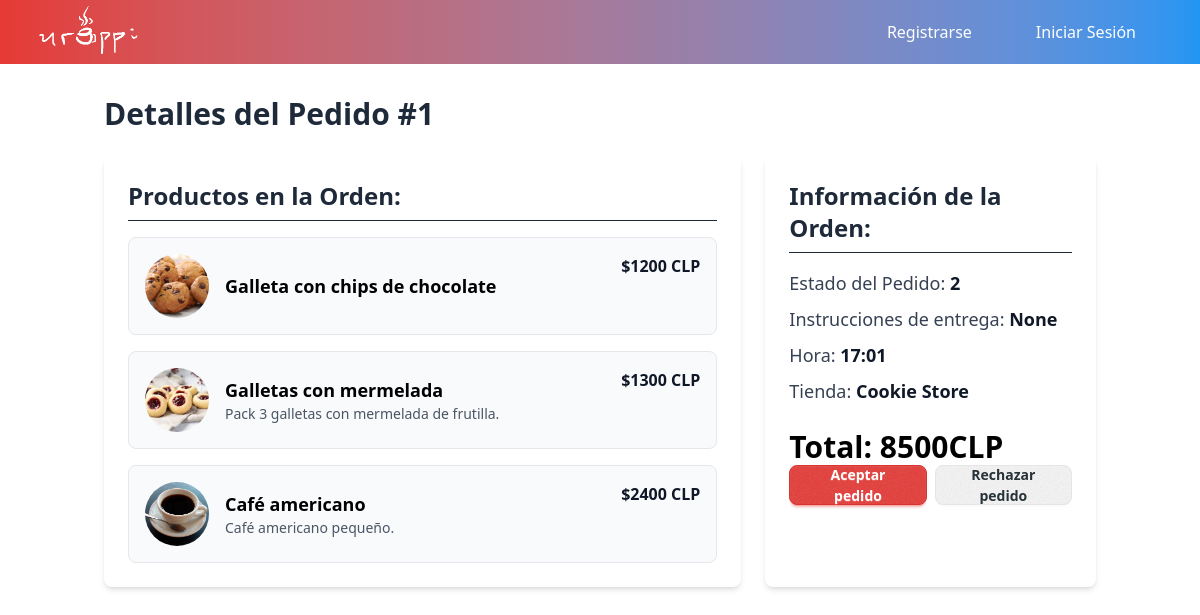
/order_selected/1/, run on the app's committed database.
### urappiapp/models.py (models this page shows, shortened)
class Product(models.Model):
    categorys = [
        ("beb-cal", "Bebidas calientes"),
        ("beb-fria", "Bebidas frías"),
        ("pas-boll", "Pastelería y Bollería"),
        ("sandw", "Sandwiches"),
        ("otro", "Otro"),
    ]
    productID = models.AutoField(primary_key=True)
    productName = models.CharField(max_length=32)  # Nombre del producto
    category = models.CharField(
        max_length=32, choices=categorys
    )  # Categoría del producto
    description = models.TextField()  # Descripción del producto
    prodImage = models.ImageField(
        upload_to="products/", null=True, blank=True
    )  # Imagen del producto
    priceCLP = models.IntegerField()  # Precio en CLP

class Shop(models.Model):
    shopID = models.AutoField(primary_key=True)  # ID único de la tienda
    shopDescription = models.TextField()  # Descripción de la tienda
    openTime = models.TimeField()  # Hora de apertura
    closingTime = models.TimeField()  # Hora de cierre
    shopName = models.CharField(max_length=32)  # Nombre de la tienda
    shopImage = models.ImageField(
        upload_to="stores/", null=True, blank=True
    )  # Imagen de la tienda
    location = models.TextField()  # Ubicación de la tienda
    rating = models.FloatField(default=0.0)
    votes = models.IntegerField(default=0)

### app_repartidor/views.py (the view)
# urls.py: path('order_selected/<str:order_id>/', views.order_details, name='order_selected'),
def order_details(request, order_id):
    selected_order = get_object_or_404(Order, id=order_id)
    order_items = OrderItem.objects.filter(order__id=order_id)
    product_list = [
        {
            "productName": item.product.productName,
            "priceCLP": item.price,
            "description": item.product.description,
            "prodImage": item.product.prodImage,
            "quantity": item.quantity,
        }
        for item in order_items
    ]
    info = {
        "usuario": request.user,
        "orderID": selected_order.id,
        "status": selected_order.status,
        "customer": (
            selected_order.customer.apodo
            if selected_order.customer.apodo
            else selected_order.customer.username
        ),
        "location": selected_order.deliveryLocation,
        "instructions":selected_order.deliveryInstructions,
        "time": selected_order.createdAt.strftime("%H:%M"),
        "createdAt": selected_order.createdAt.strftime("%Y-%m-%d"),
        "product_list": product_list,
        "bill": f"{sum(item.price * item.quantity for item in order_items)}CLP",
        "shop": selected_order.shop.shopName,
    }
    return render(request, "app_repartidor/order_selected.html", info)

### app_repartidor/templates/app_repartidor/order_selected.html (shortened to what this page needs)
{% extends 'urappi/base.html' %}
{% load static %}
{% block content %}
<div class="container mx-auto px-4 py-8">
    <h1 class="text-3xl font-bold text-gray-800 mb-6">Detalles del Pedido #{{ orderID }}</h1>
    <div class="flex flex-col lg:flex-row gap-6">
        <div class="flex-1 bg-white p-6 rounded-lg shadow-md">
            <h2 class="text-2xl font-semibold text-gray-800 mb-4 border-b pb-2">Productos en la Orden:</h2>
            {% if product_list %}
                <div class="space-y-4">
                    {% for item in product_list %}
                        <div class="product-item bg-gray-50 p-4 rounded-lg border border-gray-200 relative flex items-center">
                            <div class="w-16 h-16 rounded-full overflow-hidden mr-4 flex-shrink-0">
                                <img src="{{ item.prodImage.url }}" alt="{{ item.ProductName }}" class="w-full h-full object-cover">
                            </div>
                            <div class="flex-grow">
                                <h4 class="text-lg font-bold text-black">{{ item.productName }}</h4>
                                <p class="text-sm text-gray-600">{{ item.description }}</p>
                            </div>
                            <p class="price absolute top-4 right-4 text-md font-semibold text-gray-900">
                                ${{ item.priceCLP }} CLP
                            </p>
                        </div>
                    {% endfor %}
                </div>
            {% else %}
                <p class="text-gray-600">No hay productos en este pedido.</p>
            {% endif %}
        </div>
        <div class="w-full lg:w-1/3 bg-white p-6 rounded-lg shadow-md flex-shrink-0">
            <h2 class="text-2xl font-semibold text-gray-800 mb-4 border-b pb-2">Información de la Orden:</h2>
            <p class="text-lg text-gray-700 mb-2">Estado del Pedido: <span class="font-bold text-gray-900">{{ status }}</span></p>
            <p class="text-lg text-gray-700 mb-2">Instrucciones de entrega: <span class="font-bold text-gray-900">{{ instructions }}</span></p>
            <p class="text-lg text-gray-700 mb-2">Hora: <span class="font-bold text-gray-900">{{ time }}</span></p>
            <p class="text-lg text-gray-700 mb-2">Tienda: <span class="font-bold text-gray-900">{{ shop }}</span></p>
            <p class="text-3xl font-extrabold text-black mt-6">Total: {{ bill }}</p>
        <form method="post" action="{% url 'app_repartidor:accepted_order' %}" class="w-full">
                        <div class="flex gap-2 mt-auto">
                            <button type="submit" name="action" value="accept" class="flex-1 btn btn-primary">Aceptar pedido</button>
                            <button type="submit" name="action" value="reject" class="flex-1 btn btn-danger">Rechazar pedido</button>
                        </div>
                    </form>
                        </div>
    </div>
</div>
{% endblock content %}

### data on the page
Product: productName "Galleta con chips de chocolate"
Product: productName "Galletas con mermelada", description "Pack 3 galletas con mermelada de frutilla."
Product: productName "Café americano", description "Café americano pequeño."
Shop: shopName "Cookie Store"

### other printed values
{{ orderID }} "1"
{{ item.priceCLP }} "1200" "1300" "2400"
{{ status }} "2"
{{ instructions }} "None"
{{ time }} "17:01"
{{ bill }} "8500CLP"
